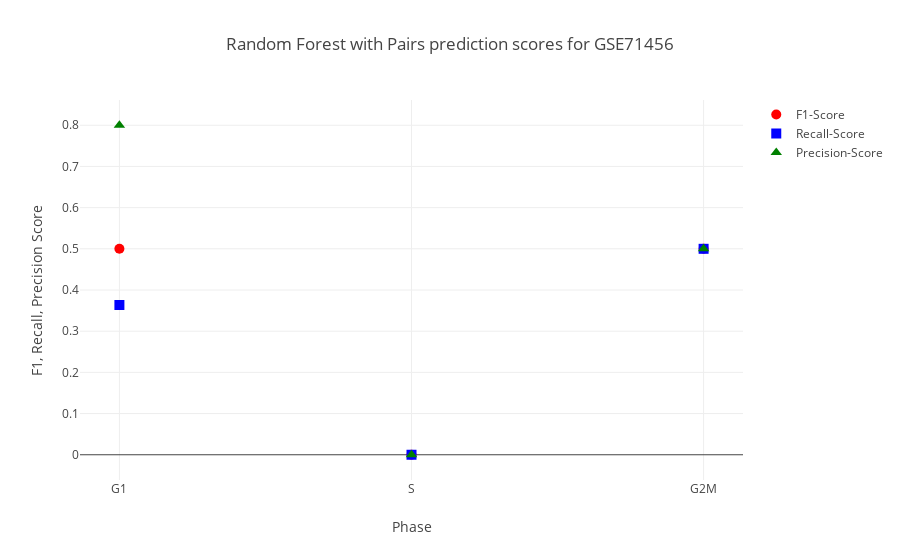

Notebook cell for this chart:
### Code cell
GSE71456_labels = ["G1", "G1", "G1", "G1", "G2M", "G2M", "G1", "G1", "G1", "G1", "G1", "G1", "G1"]
GSE71456_rf_evaluation = helper.evaluate_prediction(GSE71456_rf_prediction_table, GSE71456_labels)
iplot(helper.plot_evaluation(*GSE71456_rf_evaluation, xaxis=["G1","S","G2M"], xaxislbl="Phase", title="Random Forest with Pairs prediction scores for GSE71456"))

### Figure 1 — Plotly figure (JSON) as saved in the notebook; plotly's stock layout.template omitted (floating-point values rounded to 4 significant figures)
{"data": [{"marker": {"color": "red", "size": 10, "symbol": "circle"}, "mode": "markers", "name": "F1-Score", "type": "scatter", "x": ["G1", "S", "G2M"], "y": [0.5, 0, 0.5]}, {"marker": {"color": "blue", "size": 10, "symbol": "square"}, "mode": "markers", "name": "Recall-Score", "type": "scatter", "x": ["G1", "S", "G2M"], "y": [0.3636, 0, 0.5]}, {"marker": {"color": "green", "size": 10, "symbol": "triangle-up"}, "mode": "markers", "name": "Precision-Score", "type": "scatter", "x": ["G1", "S", "G2M"], "y": [0.8, 0, 0.5]}], "layout": {"title": "Random Forest with Pairs prediction scores for GSE71456", "xaxis": {"title": "Phase"}, "yaxis": {"title": "F1, Recall, Precision Score"}}}
